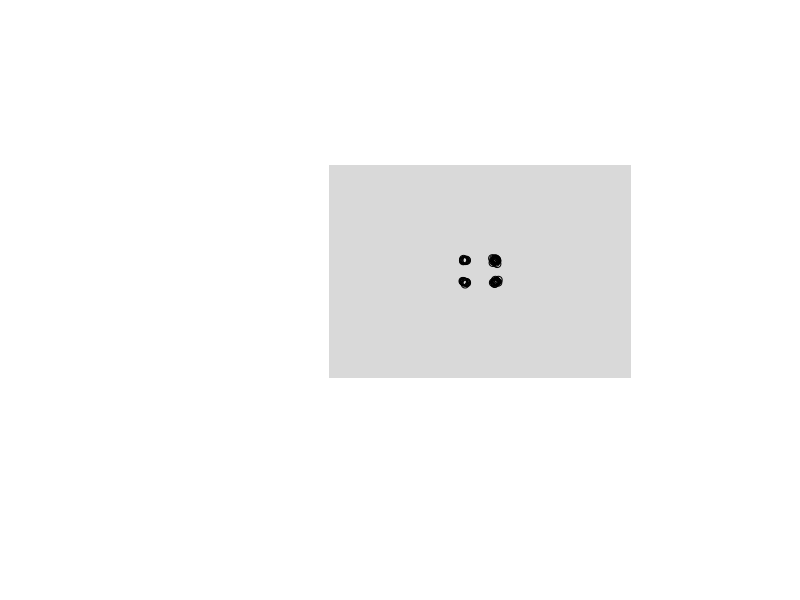
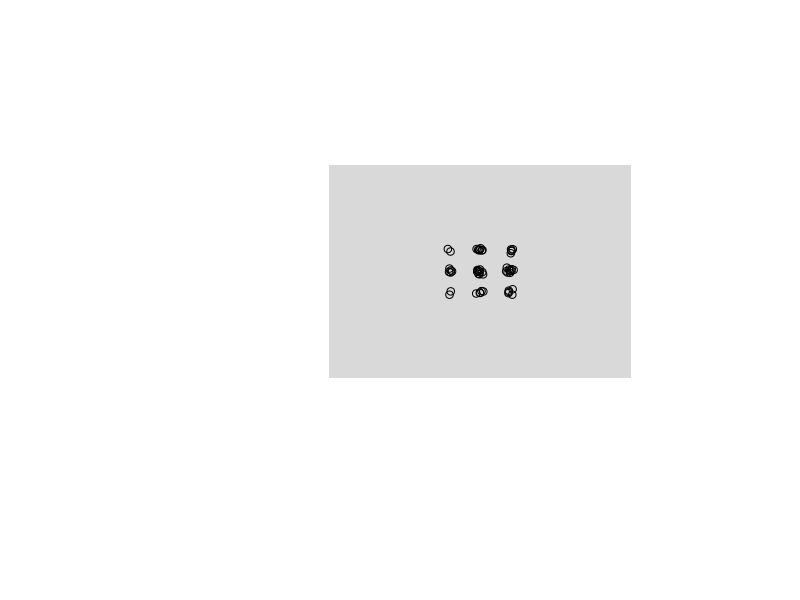
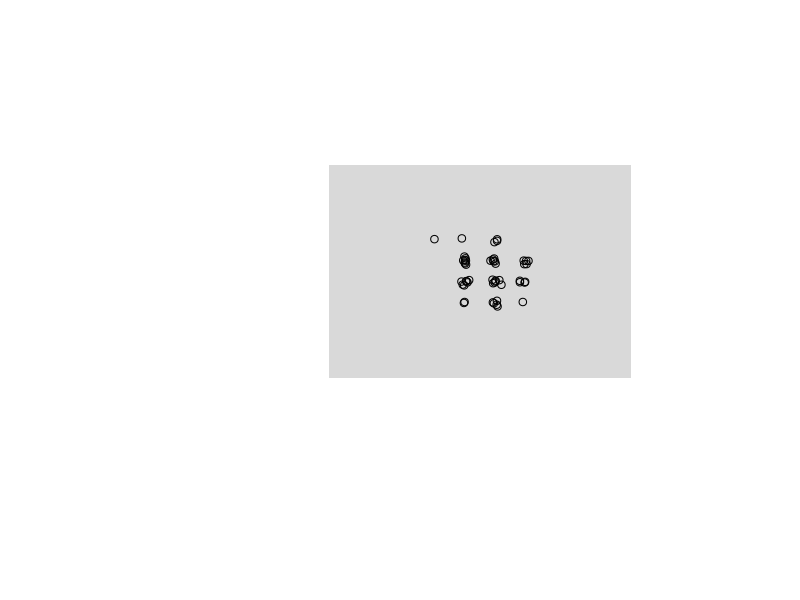
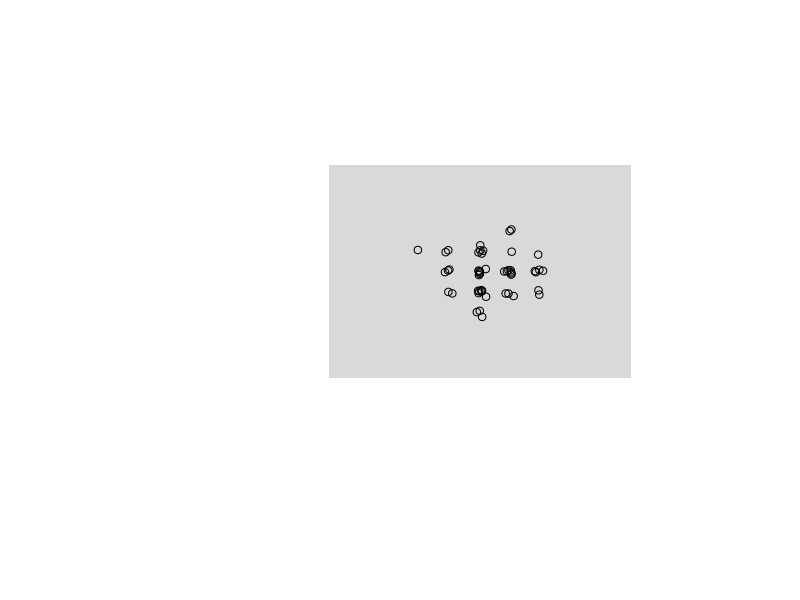
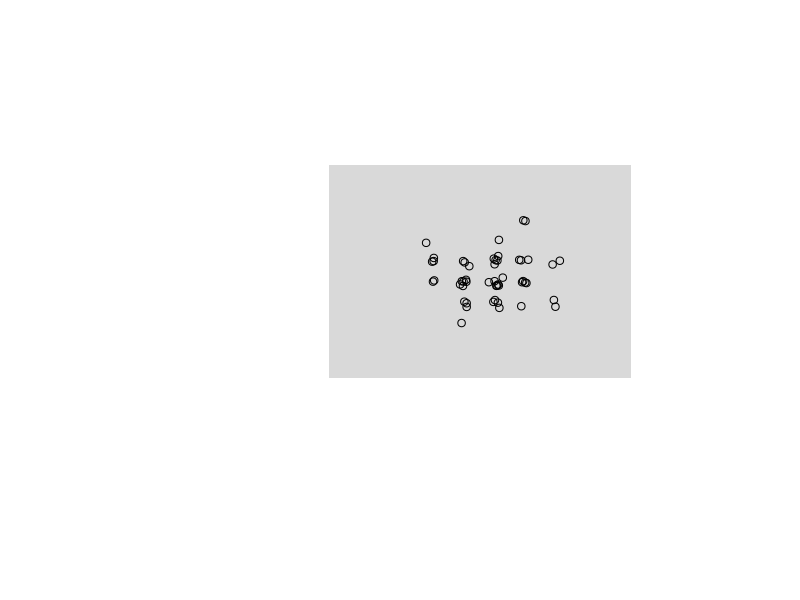
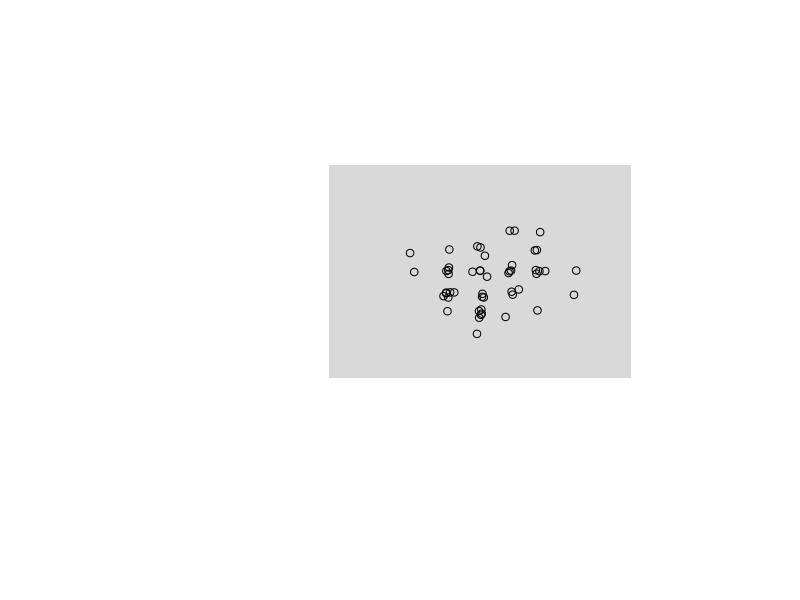
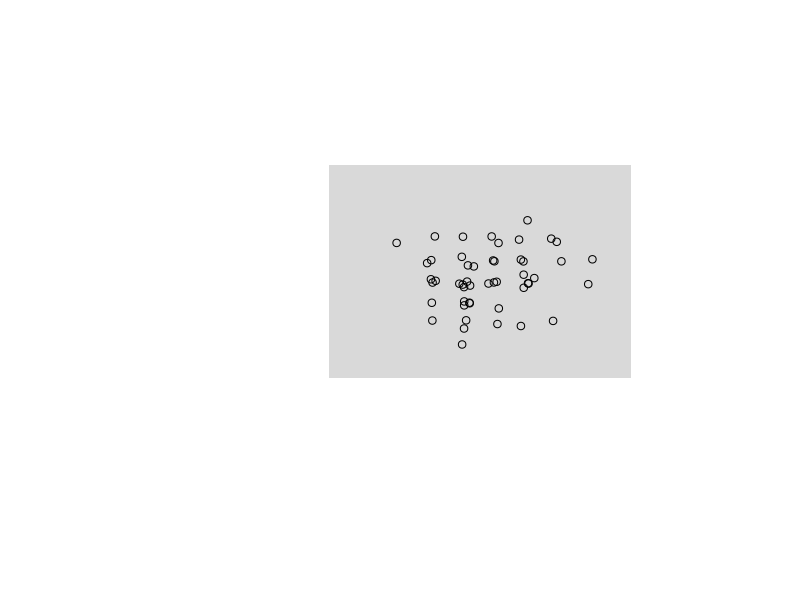
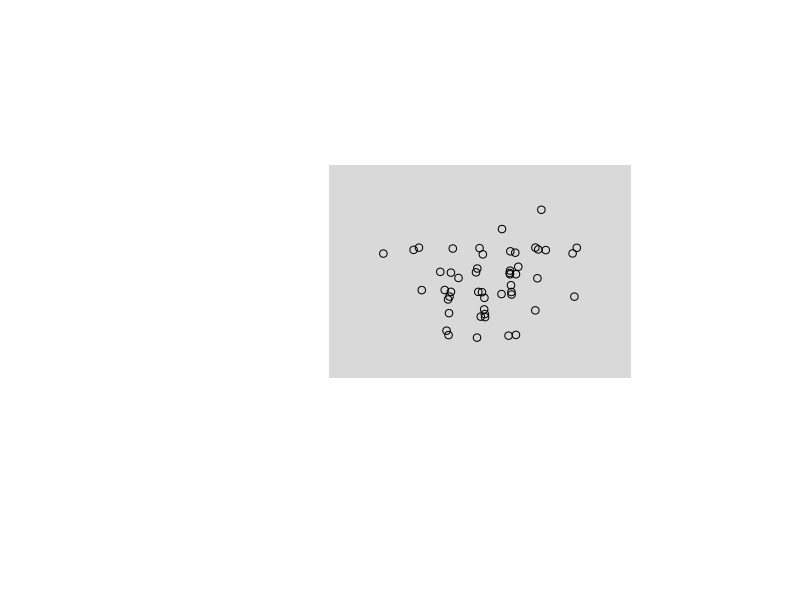

Write R code to recreate these figures, in order. (Note: this script raises an error after producing the figures.)
## Time-stamp: <2020-01-07 14:09:33 chl>

walker <- function(n, step = 0.1) {
  coord <- replicate(2, sample(c(-1, 1), n, rep = TRUE) + step * rnorm(n))
  return(apply(coord, 2, cumsum))
}

inside_rect <- function(coords, x, y) {
  ## https://stackoverflow.com/a/28979027
  ## coords is a vector of length 4 from rect(), i.e. (x1,y1) and (x3,y3)
  p21 <- c(coords[1] - coords[1], coords[4] - coords[2])
  p41 <- c(coords[3] - coords[1], coords[2] - coords[2])
  p21m <- p21[1]^2 + p21[2]^2
  p41m <- p41[1]^2 + p41[2]^2
  p <- c(x - coords[1], y - coords[2])
  pp1 <- p[1] * p21[1] + p[2] * p21[2]
  pp2 <- p[1] * p41[1] + p[2] * p41[2]

  if ((0 <= pp1) & (pp1 <= p21m)) {
    if ((0 <= pp2) & (pp2 <= p41m)) {
      return(TRUE)
    } else {
      return(FALSE)
    }
  }
  else {
    return(FALSE)
  }
}


WD <- "~/tmp/random_walk/"
size <- 50
n <- 100
pick <- 10
pop <- replicate(size, walker(n))
xs <- range(pop[, 1, ])
ys <- range(pop[, 2, ])
## rr <- c(xs[1], ys[1], xs[2], ys[2])
rr <- c(-10, -10, 10, 10)
seen <- matrix(nr = 0, ncol = 10)

SAVE <- TRUE

for (k in seq(n)) {
  if (SAVE) {
    png(paste(WD, "rw", formatC(k, digits = 3, flag = "0"), ".png", sep = ""),
      width = 600, height = 600, type = "cairo-png", res = 150
    )
  }
  op <- par(mar = rep(0, 4), xpd = NA)
  plot(0,
    type = "n", xlim = xs, ylim = ys, xlab = "", ylab = "",
    axes = FALSE
  )
  rect(rr[1], rr[2], rr[3], rr[4], col = "#B3B3B380", border = NA)
  pchs <- rep(21, size)
  cols <- rep(1, size)
  if (k %% 20 == 0) {
    cnt <- 0
    marks <- numeric(0)
    while (cnt < pick) {
      mark <- sample(size, 1)
      if (inside_rect(rr, pop[k, 1, mark], pop[k, 2, mark])) {
        if (!(mark %in% marks)) {
          marks <- append(marks, mark)
          cnt <- cnt + 1
        }
      }
    }
    seen <- rbind(seen, marks)
    if (k > 20) {
      cols[intersect(marks, seen[nrow(seen) - 1, ])] <- 2
    }
    pchs[marks] <- 19
  }
  points(pop[k, 1, ], pop[k, 2, ], col = cols, pch = pchs)
  par(op)
  if (SAVE) {
    dev.off()
  }
}
